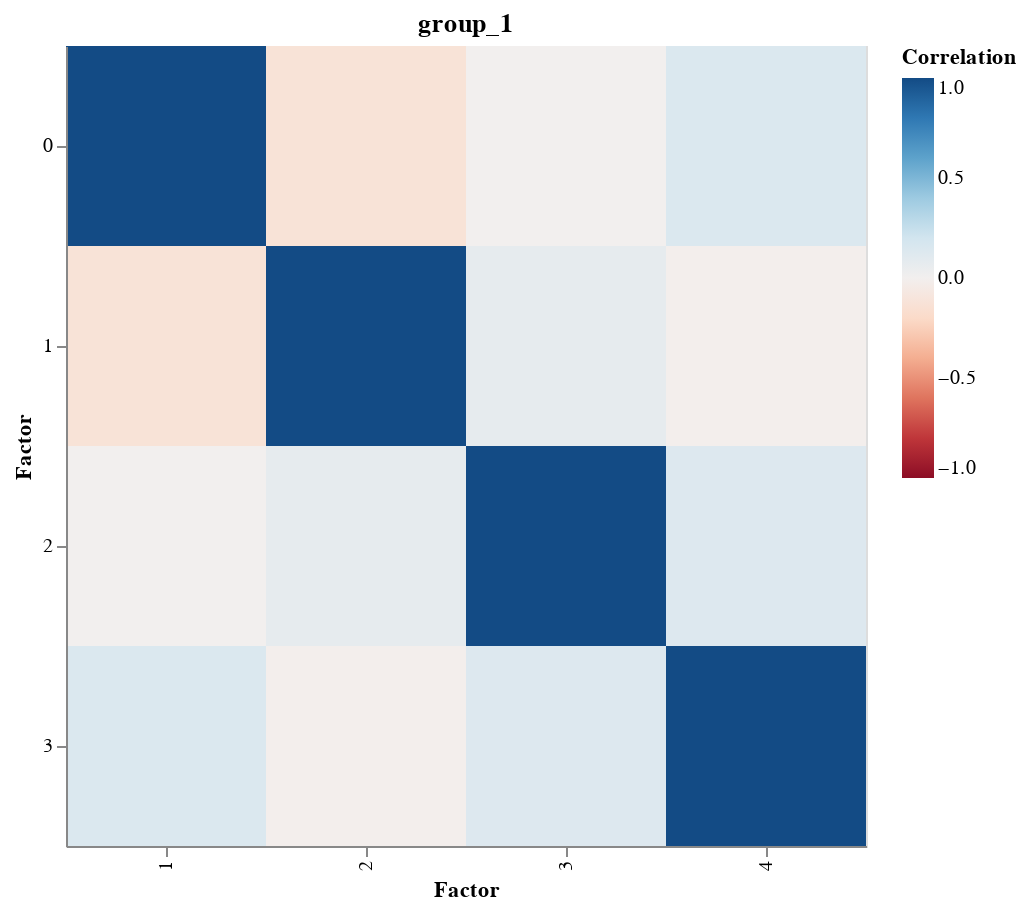

This figure's notebook cell:
### Code cell
plot_factor_correlation(model)

### Figure 1 — Vega specification as saved in the notebook (floating-point values rounded to 4 significant figures)
{"$schema": "https://vega.github.io/schema/vega/v5.json", "data": [{"name": "source_0", "values": [{"Correlation": 1.0, "Factor1": 1, "Factor2": 0}, {"Correlation": -0.1228, "Factor1": 2, "Factor2": 0}, {"Correlation": 0.002824, "Factor1": 3, "Factor2": 0}, {"Correlation": 0.1439, "Factor1": 4, "Factor2": 0}, {"Correlation": -0.1228, "Factor1": 1, "Factor2": 1}, {"Correlation": 1.0, "Factor1": 2, "Factor2": 1}, {"Correlation": 0.07343, "Factor1": 3, "Factor2": 1}, {"Correlation": -0.01228, "Factor1": 4, "Factor2": 1}, {"Correlation": 0.002824, "Factor1": 1, "Factor2": 2}, {"Correlation": 0.07343, "Factor1": 2, "Factor2": 2}, {"Correlation": 1.0, "Factor1": 3, "Factor2": 2}, {"Correlation": 0.1342, "Factor1": 4, "Factor2": 2}, {"Correlation": 0.1439, "Factor1": 1, "Factor2": 3}, {"Correlation": -0.01228, "Factor1": 2, "Factor2": 3}, {"Correlation": 0.1342, "Factor1": 3, "Factor2": 3}, {"Correlation": 1.0, "Factor1": 4, "Factor2": 3}]}, {"name": "source_0_concat_0_x_domain_Factor1", "values": [{"Factor1": 1}, {"Factor1": 2}, {"Factor1": 3}, {"Factor1": 4}]}, {"name": "source_0_concat_0_y_domain_Factor2", "values": [{"Factor2": 0}, {"Factor2": 1}, {"Factor2": 2}, {"Factor2": 3}]}], "signals": [{"name": "childWidth", "value": 400}], "marks": [{"type": "group", "name": "concat_0_group", "encode": {"update": {"width": {"signal": "childWidth"}, "height": {"signal": "height"}}}, "marks": [{"type": "rect", "name": "concat_0_marks", "from": {"data": "source_0"}, "encode": {"update": {"y": {"field": "Factor2", "scale": "concat_0_y"}, "height": {"signal": "max(0.25, bandwidth('concat_0_y'))"}, "fill": {"field": "Correlation", "scale": "concat_0_color"}, "x": {"field": "Factor1", "scale": "concat_0_x"}, "width": {"signal": "max(0.25, bandwidth('concat_0_x'))"}, "tooltip": {"signal": "{\"Factor1\": format(datum[\"Factor1\"], \"\"), \"Factor2\": format(datum[\"Factor2\"], \"\"), \"Correlation\": format(datum[\"Correlation\"], \"\")}"}}}, "style": ["rect"]}], "axes": [{"scale": "concat_0_x", "labelAlign": "right", "grid": false, "labelAngle": 270, "title": "Factor", "orient": "bottom", "labelBaseline": "middle", "zindex": 1}, {"scale": "concat_0_y", "orient": "left", "zindex": 1, "title": "Factor", "grid": false}], "title": {"text": "group_1", "frame": "group"}, "style": "cell", "legends": [{"fill": "concat_0_color", "gradientLength": {"signal": "clamp(height, 64, 200)"}, "title": "Correlation"}]}], "scales": [{"name": "concat_0_x", "type": "band", "domain": {"data": "source_0_concat_0_x_domain_Factor1", "field": "Factor1", "sort": true}, "range": [0, {"signal": "childWidth"}], "paddingInner": 0, "paddingOuter": 0}, {"name": "concat_0_y", "type": "band", "domain": {"data": "source_0_concat_0_y_domain_Factor2", "field": "Factor2", "sort": true}, "range": [0, {"signal": "height"}], "paddingInner": 0, "paddingOuter": 0}, {"name": "concat_0_color", "type": "linear", "domain": [-1, 1], "range": {"scheme": "redblue"}, "interpolate": "hcl", "zero": true}], "padding": 5, "height": 400, "layout": {"padding": 20, "bounds": "full", "align": "each"}, "background": "white"}
